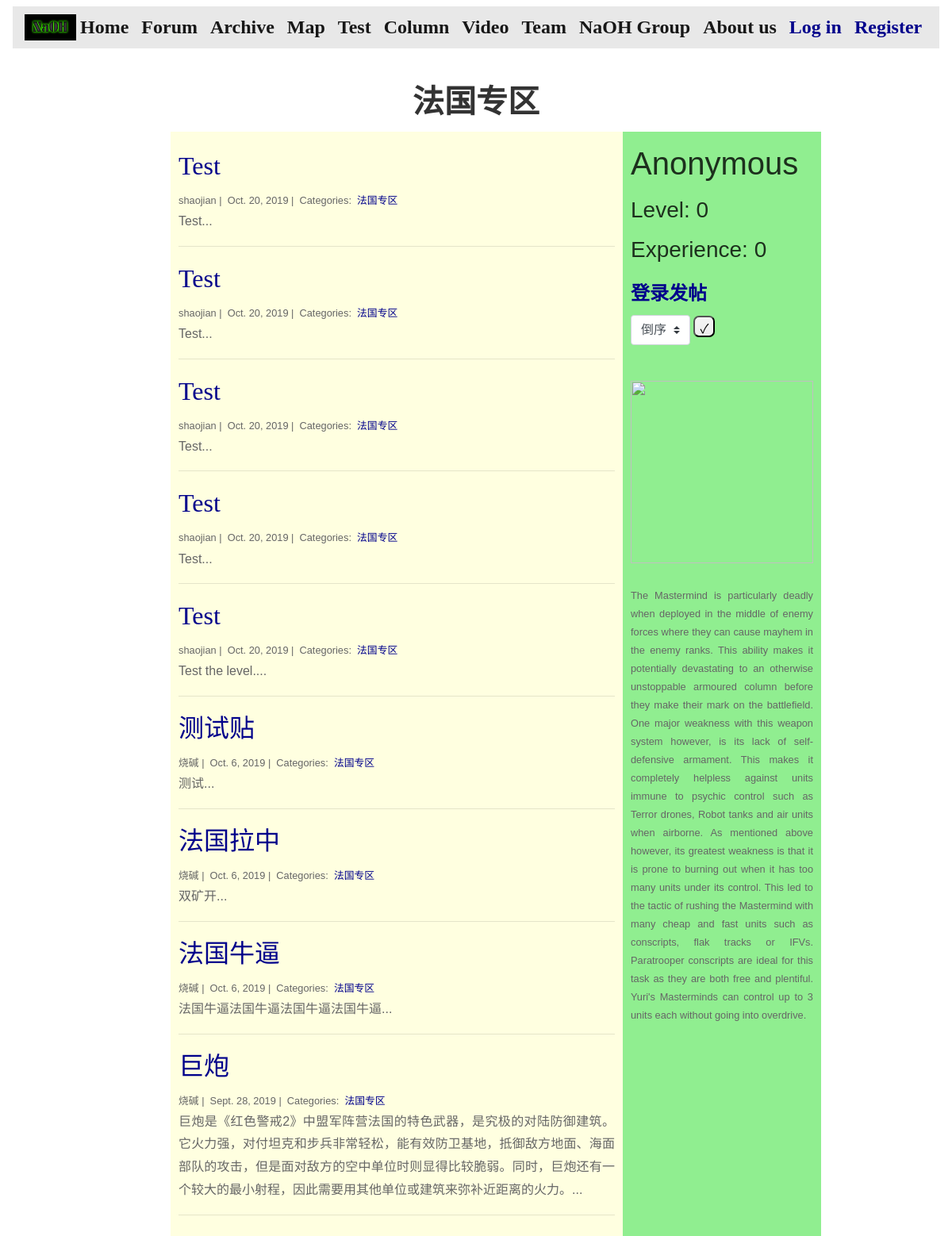
/blog/法国专区/, run on the app's committed database.
### blog/models.py (models this page shows)
class Category(models.Model):
    name = models.CharField(max_length=20)

class Post(models.Model):
    title = models.CharField(max_length=255)
    author = models.CharField(max_length=100)
    body = models.TextField()
    created_on = models.DateTimeField(auto_now_add=True)
    last_modified = models.DateTimeField(auto_now=True)
    categories = models.ManyToManyField('Category', related_name='posts')

### blog/views.py (the view)
# urls.py: path("<category>/", views.blog_category, name="blog_category"),
def blog_category(request, category):
    posts = Post.objects.filter(
        categories__name__contains=category
    ).order_by(
        '-created_on'
    )
    language = select_language(request)
    order = 'reverseorder'
    if request.method == 'POST':
        order = request.POST['selection']
    if order == 'inorder':
        posts = posts[::-1]
    level = 0
    experience = 0
    name = 'None'
    if request.user.is_authenticated:
        try:
            current_user = Personal_info.objects.get(name=request.user.username)
        except:
            current_user = None
        if current_user == None:
            current_user = Personal_info(
                name = request.user.username,
                level = 0,
                experience = 0
            )
            current_user.save()
        level = current_user.level
        experience = current_user.experience
        name = request.user.username
    else:
        name = 'Anonymous'
        level = 0
        experience = 0
    context = {
        "category": category,
        "posts": posts,
        "language": language,
        "order": order,
        "name": name,
        "level": level,
        "experience": experience
    }
    return render(request, "blog_category.html", context)

### blog/views.py (called while the page is built)
def select_language(request):
    language = 'English'
    if request.user.is_authenticated:
        if request.session.get(request.user.username, None) == None:
            request.session[request.user.username] = 'Chinese'
        language = request.session[request.user.username]
    return language

### blog/templates/blog_category.html (shortened to what this page needs)
{% extends "base.html" %}
{% block page_content %}
{% load static %}
<body>
<div style="width:800px; margin:0 auto;">
    <div>
      <br>
      <h1 style="font-weight: bold;" align="center">{{ category | title }}</h1>
    </div>
    <div class="container">
        <div class="box">
            <div class="box-row">
                <div class="box-cell box1" style="width: 500px;">
                    <div style="width: 550px;">
                    {% for post in posts %}
                        <h2><a style="color: #00008B;" href="{% url 'blog_detail' post.pk%}">{{ post.title }}</a></h2>
                        <small>
                            {{ post.author }} |&nbsp;
                            {{ post.created_on.date }} |&nbsp;
                            Categories:&nbsp;
                            {% for category in post.categories.all %}
                            <a style="color: #00008B;" href="{% url 'blog_category' category.name %}">
                                {{ category.name }}
                            </a>&nbsp;
                            {% endfor %}
                        </small>
                        <p>{{ post.body | slice:":400" }}...</p>
                        <hr>
                    {% endfor %}
                  </div>
                </div>
                <div class="box-cell box2" style="width: 250px;">
                  <h1>{{name}}</h1>
                  <h3>Level: {{level}}</h3>
                  <h3>Experience: {{experience}}</h3>
                  {% if user.is_authenticated %}
                      <a style="color: #00008B;" class="navbar-brand" href="{% url 'create_blog' category%}">新建帖子</a>
                  {% else %}
                      <a style="color: #00008B;" class="navbar-brand" href="{% url 'login' %}">登录发帖</a>
                  {% endif %}
                  <br>
                  {% if order == "inorder" %}
                      <form action="" method="post">
                      {% csrf_token %}
                      <select class="custom-select" name="selection">
                        <option value="inorder">正序</option>
                        <option value="reverseorder">倒序</option>
                      </select>
                      <input type="submit" value="&check;">
                      </form>
                  {% else %}
                      <form action="" method="post">
                      <select class="custom-select" name="selection">
                        <option value="reverseorder">倒序</option>
                      </select>
                      <input type="submit" value="&check;">
                      </form>
                  {% endif %}
                  <br>
                  {% if user.is_authenticated %}
                      <img src="{% static "img/signedin.png" %}" style="width: 230px;">
                      <br><br>
                      <small align="justify">The Battle Fortress was known for its ability to dominate an area by providing mobile heavy fire support, using the immense firepower of the infantry garrisoned within. GIs and Guardian GIs were able to fire their heavier weapons (M60 machine gun and Javelin missile launcher, respectively) while inside the Battle Fortress. The strength of multiple Guardian GIs, combined with the ability of the Battle Fortress to fire on the move, meant that the Battle Fortress could used as a heavy anti-tank and anti-aircraft weapon. A single garrisoned Tanya, Boris or Navy SEAL could eliminate all infantry threats to the Battle Fortress. Garrisoned Snipers or Yuri Viruses could also eliminate them from a significant distance.</small>
                  {% else %}
                      <img src="{% static "img/unsignedin.png" %}" style="width:230px;">
                      <br><br>
                      <small align="justify">The Mastermind is particularly deadly when deployed in the middle of enemy forces where they can cause mayhem in the enemy ranks. This ability makes it potentially devastating to an otherwise unstoppable armoured column before they make their mark on the battlefield. One major weakness with this weapon system however, is its lack of self-defensive armament. This makes it completely helpless against units immune to psychic control such as Terror drones, Robot tanks and air units when airborne. As mentioned above however, its greatest weakness is that it is prone to burning out when it has too many units under its control. This led to the tactic of rushing the Mastermind with many cheap and fast units such as conscripts, flak tracks or IFVs. Paratrooper conscripts are ideal for this task as they are both free and plentiful. Yuri's Masterminds can control up to 3 units each without going into overdrive. </small>
                  {% endif %}
                </div>
            </div>
        </div>
    </div>
</div>
</body>
{% endblock %}

### NaOH_camp/templates/base.html (style rules this page uses)
a { font-family: 'Libre Baskerville', serif; }

### blog/templates/blog_category.html (style rules this page uses)
.custom-select { width: 75px; height: 38px; font-family: Arial; }
input[type=submit] { border-radius: 7px; border: 2; width: 27px; height: 27px; margin-right: 50px; font-family: Tahoma; background: #f4f4f4; background: -moz-linear-gradient(top, #f4f4f4 1%, #ededed 100%); background: -webkit-gradient(linear, left top, left bottom, color-stop(1%, #f4f4f4), color-stop(100%, #ededed)); background: -webkit-linear-gradient(top, #f4f4f4 1%, #ededed 100%); background: -o-linear-gradient(top, #f4f4f4 1%, #ededed 100%); background: -ms-linear-gradient(top, #f4f4f4 1%, #ededed 100%); background: linear-gradient(to bottom, #f4f4f4 1%, #ededed 100%); filter: progid:DXImageTransform.Microsoft.gradient(startColorstr='#f4f4f4', endColorstr='#ededed', GradientType=0); }
.container .box { width:800px; display:table; }
.container .box .box-row { display:table-row; }
.container .box .box-cell { display:table-cell; padding:10px; }
.container .box .box-cell.box1 { background:lightgrey; background:lightyellow; text-align:justify; }
.container .box .box-cell.box2 { background:lightgreen; text-align:justify }

### data on the page
Category: name "法国专区"
Post: title "Test", author "shaojian", created_on "Oct. 20, 2019", body "Test"
Post: title "Test", author "shaojian", created_on "Oct. 20, 2019", body "Test"
Post: title "Test", author "shaojian", created_on "Oct. 20, 2019", body "Test"
Post: title "Test", author "shaojian", created_on "Oct. 20, 2019", body "Test"
Post: title "Test", author "shaojian", created_on "Oct. 20, 2019", body "Test the level."
Post: title "测试贴", author "烧碱", created_on "Oct. 6, 2019", body "测试"
Post: title "法国拉中", author "烧碱", created_on "Oct. 6, 2019", body "双矿开"
Post: title "法国牛逼", author "烧碱", created_on "Oct. 6, 2019", body "法国牛逼法国牛逼法国牛逼法国牛逼"
Post: title "巨炮", author "烧碱", created_on "Sept. 28, 2019", body "巨炮是《红色警戒2》中盟军阵营法国的特色武器，是究极的对陆防御建筑。它火力强，对付坦克和步兵非常轻松，能有效防卫基地，抵御敌方地面、海面部队的攻击，但是面对敌方的空中单位时则显得比较脆弱。同时，巨炮还有一个较大的最小射程，因此需要用其他单位或建筑来弥补近距离的火力。"

### other printed values
{{ name }} "Anonymous"
{{ level }} "0"
{{ experience }} "0"
